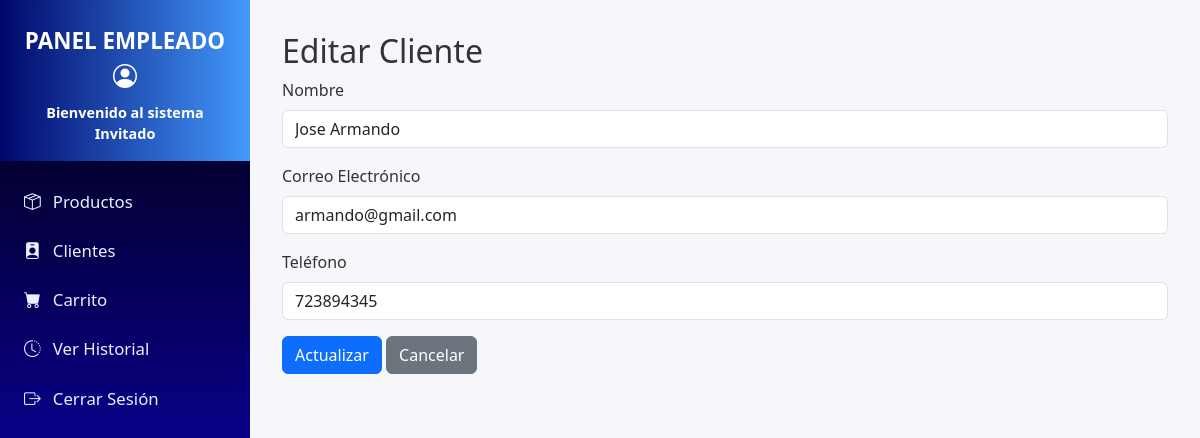
/empleados/clientes/edit/1, run on an earlier commit of the app's database.
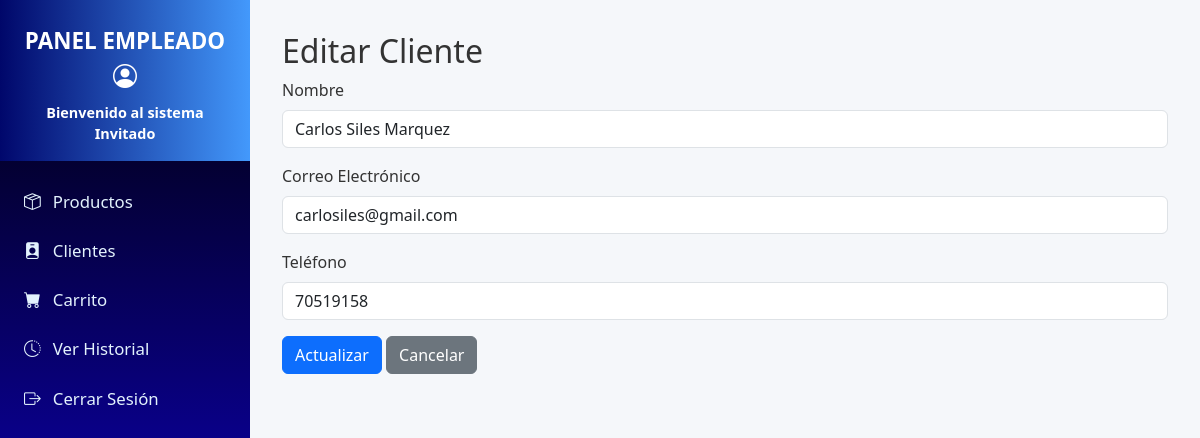
And on a later commit of the database.
### models/cliente_model.py (models this page shows, shortened)
class Cliente(db.Model):
    __tablename__ = "clientes"
    id = db.Column(db.Integer, primary_key=True)
    nombre = db.Column(db.String(80), nullable=False)
    email = db.Column(db.String(100), nullable=False)
    telefono = db.Column(db.String(20), nullable=False)
    ventas = db.relationship('Venta',back_populates='cliente')
    @staticmethod
    def get_by_id(id):
        return Cliente.query.get(id)

### controllers/empleado_cliente_controller.py (the view)
@empleado_cliente_bp.route('/edit/<int:id>', methods=['GET', 'POST'])
def edit(id):
    cliente = Cliente.get_by_id(id)
    if not cliente:
        return redirect(url_for('empleado_cliente.index'))
    if request.method == 'POST':
        nombre = request.form['nombre']
        email = request.form['email']
        telefono = request.form['telefono']
        cliente.update(nombre=nombre, email=email, telefono=telefono)
        return redirect(url_for('empleado_cliente.index'))
    return empleado_cliente_view.edit(cliente)

### run.py (called while the page is built)
@app.context_processor
def inject_active_path():
    def is_active(path):
        return 'active' if request.path == path else ''
    return dict(is_active=is_active)

### views/empleado_cliente_view.py (called while the page is built)
def edit(cliente):
    return render_template('empleados/clientes/edit.html', cliente=cliente)

### templates/empleados/clientes/edit.html (shortened to what this page needs)
{% extends 'empleados/base.html' %}
{% block content %}
<h2>Editar Cliente</h2>
<form method="POST" action="{{ url_for('empleado_cliente.edit', id=cliente.id) }}">
  <div class="mb-3">
    <label for="nombre" class="form-label">Nombre</label>
    <input type="text" class="form-control" id="nombre" name="nombre" value="{{ cliente.nombre }}" required>
  </div>
  <div class="mb-3">
    <label for="email" class="form-label">Correo Electrónico</label>
    <input type="email" class="form-control" id="email" name="email" value="{{ cliente.email }}" required>
  </div>
  <div class="mb-3">
    <label for="telefono" class="form-label">Teléfono</label>
    <input type="text" class="form-control" id="telefono" name="telefono" value="{{ cliente.telefono }}" required>
  </div>
  <button type="submit" class="btn btn-primary">Actualizar</button>
  <a href="{{ url_for('empleado_cliente.index') }}" class="btn btn-secondary">Cancelar</a>
</form>
{% endblock %}

What changed in the data, as far as the page shows it:
changed Cliente: nombre "Jose Armando" → "Carlos Siles Marquez"; email "armando@gmail.com" → "carlosiles@gmail.com"; telefono "723894345" → "70519158"
